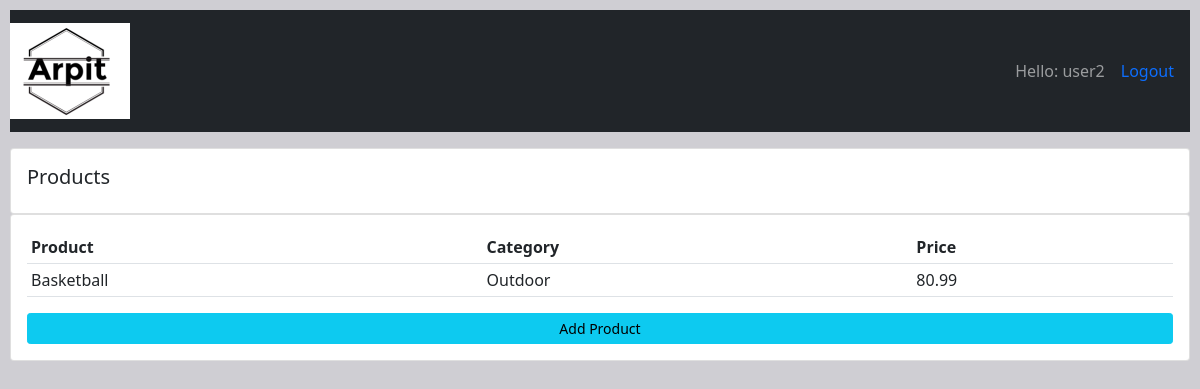
/product/ (signed in), run on an earlier commit of the app's database.
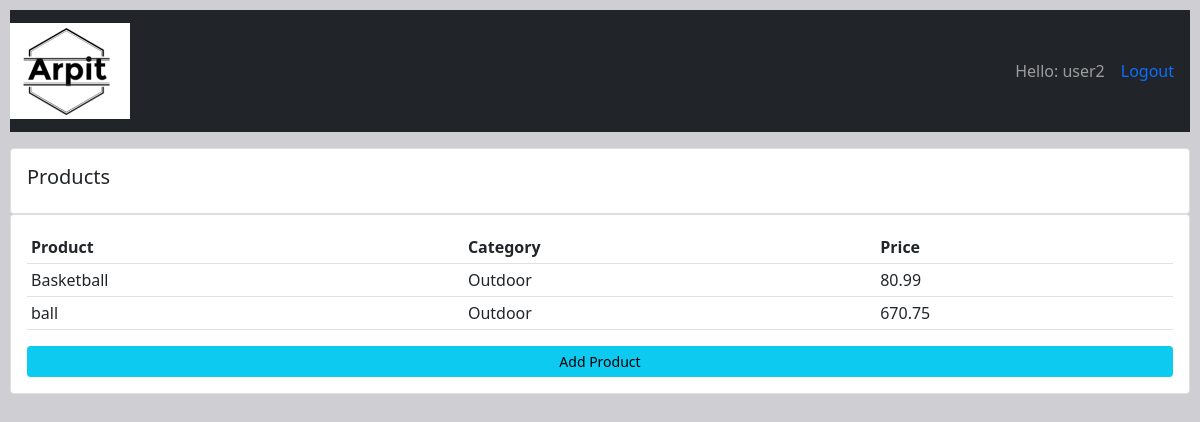
And on a later commit of the database.
### crm1/models.py (models this page shows, shortened)
class Product(models.Model):
    CATEGORY = (
        ('Indoor', 'Indoor'),
        ('Outdoor', 'Outdoor'),
    )
    name = models.CharField(max_length=250, null=True)
    price = models.FloatField(null=True)
    category = models.CharField(max_length=250, null=True, choices=CATEGORY)
    description = models.CharField(max_length=200, null=True, blank=True
                                   )
    date_created = models.DateTimeField(auto_now_add=True, null=True)
    tags = models.ManyToManyField(Tag)

### crm1/views.py (the view)
# urls.py: path('product/', views.product, name='product'),
@login_required(login_url='login')
def product(request):
    products = Product.objects.all()
    return render(request, 'crm1/product.html', {"products": products})

### crm1/templates/crm1/product.html
{% extends 'crm1/base.html' %}
{% block content %}
<div class="row">
    <div class="col-md ">
        <div class="card card-body">
            <h5 class="card-title">Products</h5>
        </div>
        <div class="card card-body">
            <table class="table table-sm">
                <tr>
                    <th>Product</th>
                    <th>Category</th>
                    <th>Price</th>
                </tr>
                {% for product in products %}
                <tr>
                    <td>{{product.name}}</td>
                    <td>{{product.category}}</td>
                    <td>{{product.price}}</td>
                </tr>
                {% endfor %}
            </table>
            <a href="{% url 'add_product' %}" class="btn btn-sm btn-info">Add Product</a>
        </div>
    </div>
</div>
{% endblock %}

What changed in the data, as far as the page shows it:
added Product: name "ball", category "Outdoor", price "670.75"
